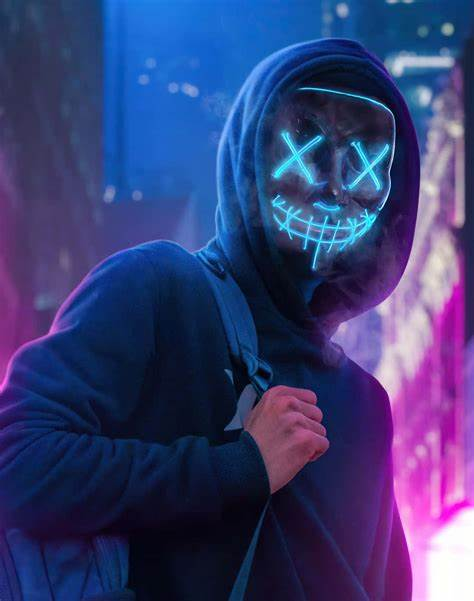
#> input picture Image/01/01.jpg, 474 x 601 px, found by its file name
$ jupyter execute 13.ipynb
#> lines starting #> are read from the running program, lines starting #| are printed output that depends on the picture
#> further down, image is the input picture: PIL image 474x601 RGB; mean R, G, B 56.3, 62, 115.8
[cell 1]
import numpy as np
from PIL import Image
import matplotlib.pyplot as plt

def histogram_equalization(image, nbr_bins=256):
#> called with nbr_bins = 256
    if image.mode != 'L':
        image = image.convert('L')
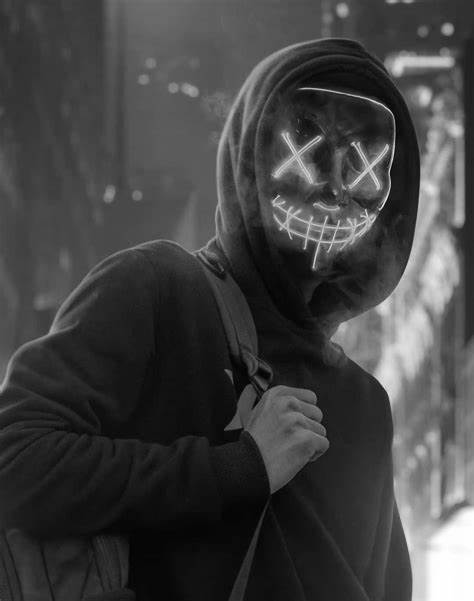
#> image: PIL image 474x601 L; min 1, max 255, mean 66.4
    image_array = np.array(image)
    histogram, bins = np.histogram(image_array, bins=nbr_bins, range=(0, 256), density=True)
#> histogram = 256 values, max 0.02 at index 17, min 0 at index 0, mean 0.00391; bins = 257 values from 0 to 256
    cdf = histogram.cumsum()
#> cdf = 256 values from 0 to 1
    cdf = 255 * cdf / cdf[-1]
#> cdf = 256 values from 0 to 255

    image_equalized = np.interp(image_array, bins[:-1], cdf)
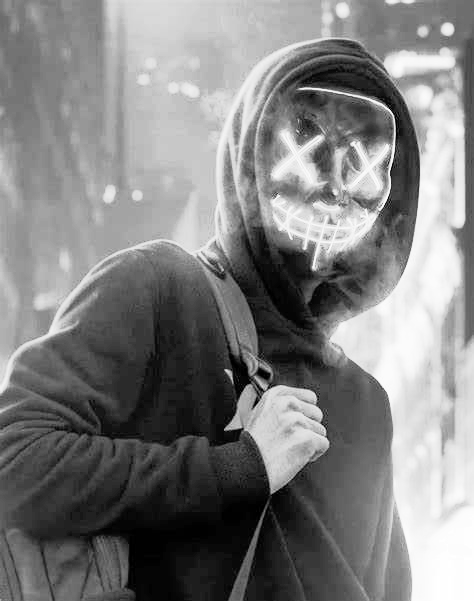
#> image_equalized: shape (601, 474) float64; min 0.00358, max 255, mean 128.6

    equalized_image = Image.fromarray(image_equalized.astype('uint8'))

    return equalized_image

[cell 2]
image_path = 'C:/Users/DevG/OneDrive/Documents/Thi Giac May Tinh/Image/01/01.jpg'
image = Image.open(image_path)

equalized_image = histogram_equalization(image)

plt.figure(figsize=(15, 10))

plt.subplot(2, 2, 1)
plt.imshow(image.convert("L"), cmap='gray')
plt.title('Hình ảnh gốc')

plt.subplot(2, 2, 2)
plt.hist(np.array(image.convert("L")).flatten(), bins=128)
plt.title('Biểu đồ Histogram - Hình ảnh gốc')

plt.subplot(2, 2, 3)
plt.imshow(equalized_image, cmap='gray')
plt.title('Hình ảnh đã cân bằng')

plt.subplot(2, 2, 4)
plt.hist(np.array(equalized_image).flatten(), bins=128)
plt.title('Biểu đồ Histogram - Hình ảnh đã cân bằng')

plt.show()
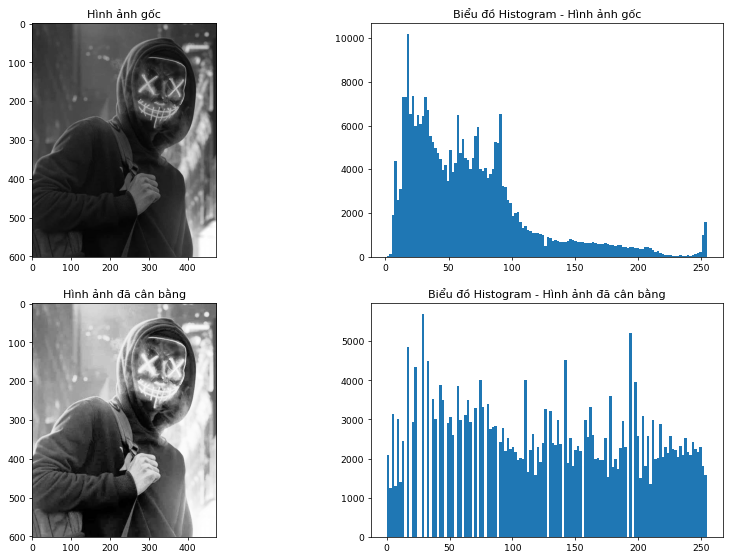
#> figure drawn by matplotlib, 4 panels; panel 2: tallest bar 10175 high, from x = 16.88 to 18.86; panel 4: tallest bar 5687 high, from x = 27.89 to 29.88

$ run again, with Image/01/02.jpg copied over Image/01/01.jpg
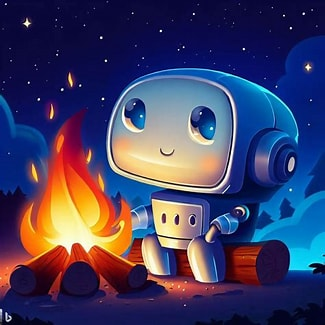
#> input picture Image/01/02.jpg, 325 x 325 px, found by its file name
#> image is the input picture: PIL image 325x325 RGB; mean R, G, B 65, 63.1, 99.9
#> in histogram_equalization, `image = image.convert('L')`:
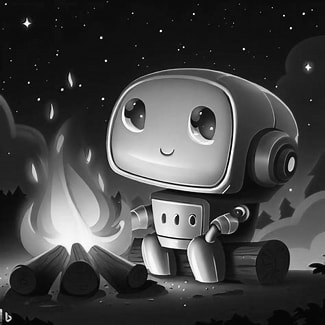
#> image: PIL image 325x325 L; min 1, max 255, mean 67.8
#> histogram = 256 values, max 0.0563 at index 16, min 0 at index 0, mean 0.00391; bins = 257 values from 0 to 256
#> in histogram_equalization, `cdf = histogram.cumsum()`: cdf = 256 values from 0 to 1
#> in histogram_equalization, `cdf = 255 * cdf / cdf[-1]`: cdf = 256 values from 0 to 255
#> `plt.show()`:
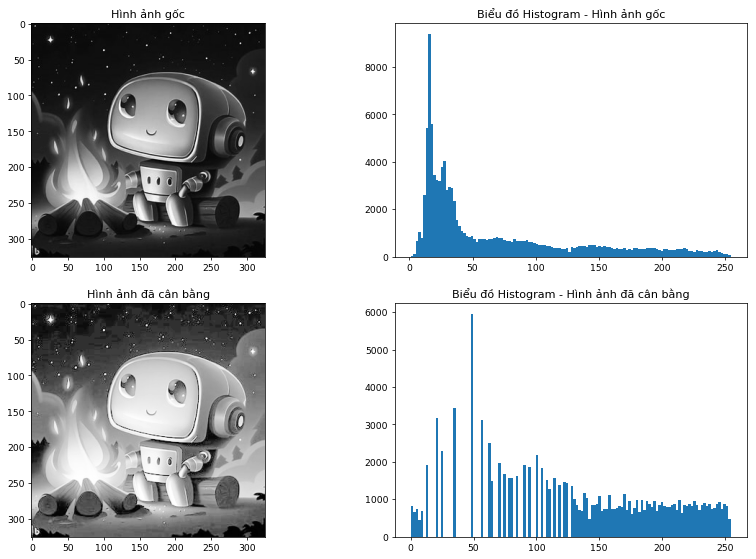
#> figure drawn by matplotlib, 4 panels; panel 2: tallest bar 9372 high, from x = 14.89 to 16.88; panel 4: tallest bar 5942 high, from x = 47.81 to 49.8

$ run again, with Image/01/03.jpg copied over Image/01/01.jpg
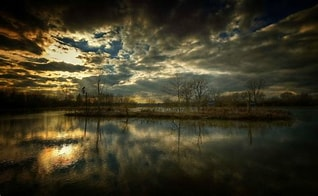
#> input picture Image/01/03.jpg, 318 x 196 px, found by its file name
#> image is the input picture: PIL image 318x196 RGB; mean R, G, B 61.4, 56.2, 35.8
#> in histogram_equalization, `image = image.convert('L')`:
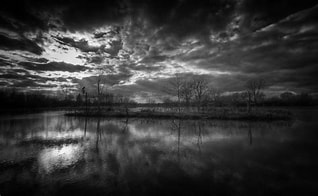
#> image: PIL image 318x196 L; min 0, max 251, mean 55.5
#> histogram = 256 values, max 0.0184 at index 9, min 0 at index 252, mean 0.00391; bins = 257 values from 0 to 256
#> in histogram_equalization, `cdf = histogram.cumsum()`: cdf = 256 values from 0.00149 to 1
#> in histogram_equalization, `cdf = 255 * cdf / cdf[-1]`: cdf = 256 values from 0.38 to 255
#> `plt.show()`:
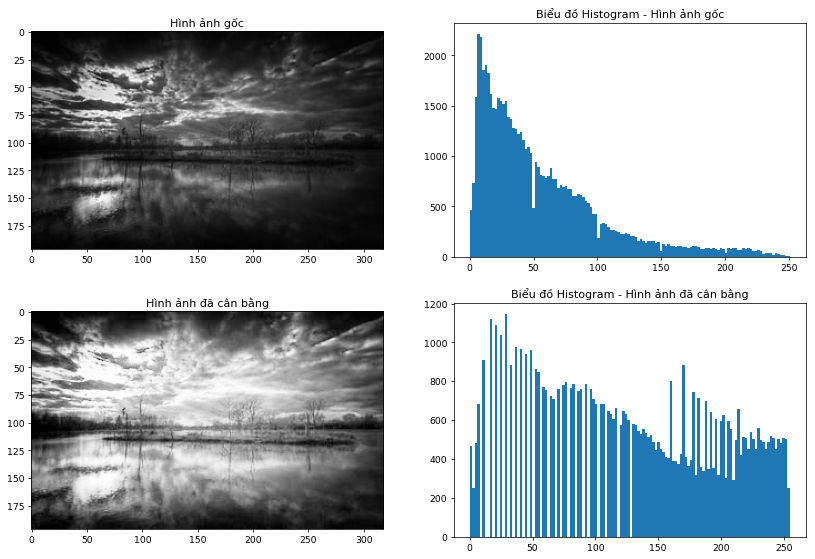
#> figure drawn by matplotlib, 4 panels; panel 2: tallest bar 2209 high, from x = 5.88 to 7.84; panel 4: tallest bar 1144 high, from x = 27.89 to 29.88

$ run again, with Image/01/04.jpg copied over Image/01/01.jpg
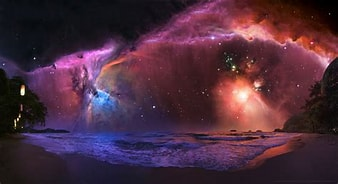
#> input picture Image/01/04.jpg, 338 x 184 px, found by its file name
#> image is the input picture: PIL image 338x184 RGB; mean R, G, B 76.4, 44.7, 62.2
#> in histogram_equalization, `image = image.convert('L')`:
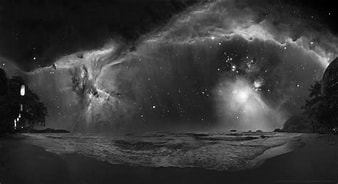
#> image: PIL image 338x184 L; min 0, max 254, mean 56.2
#> histogram = 256 values, max 0.0286 at index 17, min 0 at index 250, mean 0.00391; bins = 257 values from 0 to 256
#> in histogram_equalization, `cdf = histogram.cumsum()`: cdf = 256 values from 0.00122 to 1
#> in histogram_equalization, `cdf = 255 * cdf / cdf[-1]`: cdf = 256 values from 0.312 to 255
#> `plt.show()`:
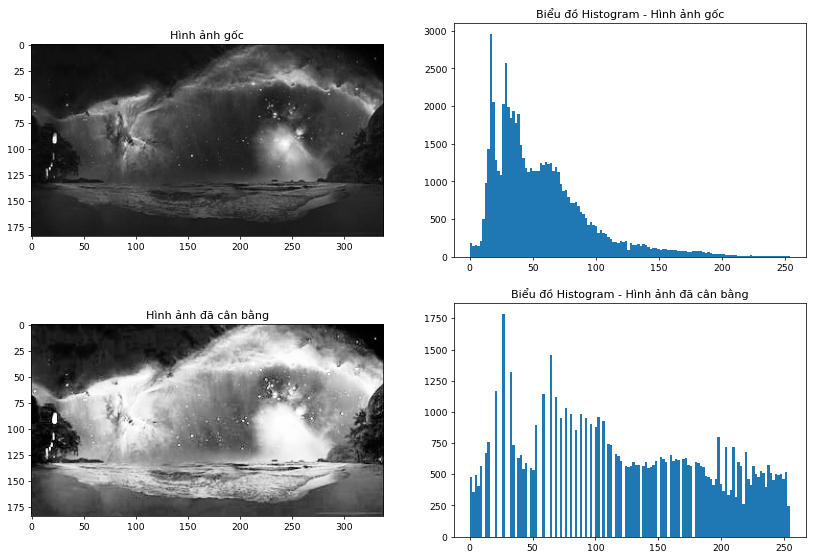
#> figure drawn by matplotlib, 4 panels; panel 2: tallest bar 2950 high, from x = 15.88 to 17.86; panel 4: tallest bar 1781 high, from x = 25.9 to 27.89
